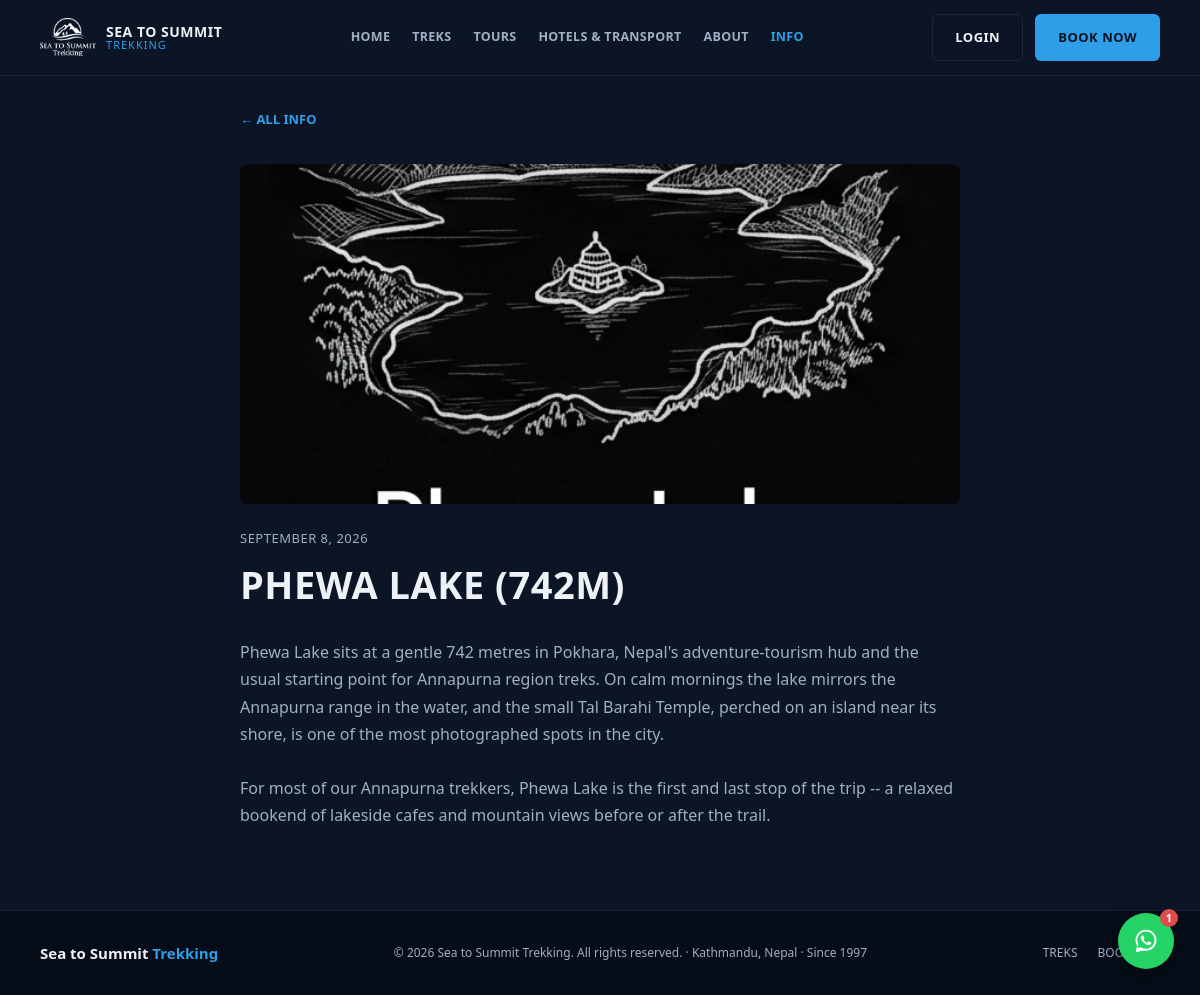
Page /post-detail.php?slug=phewa-lake on the committed database.
### tables this page shows
CREATE TABLE posts (
    id INT AUTO_INCREMENT PRIMARY KEY,
    slug VARCHAR(150) NOT NULL UNIQUE,
    title VARCHAR(200) NOT NULL,
    excerpt VARCHAR(300) DEFAULT NULL,
    body TEXT NOT NULL,
    image_url VARCHAR(255) DEFAULT NULL,
    is_published TINYINT(1) NOT NULL DEFAULT 1,
    published_at DATE NOT NULL,
    created_at TIMESTAMP DEFAULT CURRENT_TIMESTAMP
);

### config.php (called while the page is built, shortened)
<?php
function h($str) {
    return htmlspecialchars($str ?? '', ENT_QUOTES, 'UTF-8');
}

### post-detail.php (the view, shortened to what this page needs)
<?php
require_once 'config.php';
$slug = $_GET['slug'] ?? '';
$stmt = $conn->prepare("SELECT * FROM posts WHERE slug = ? AND is_published = 1");
$stmt->bind_param('s', $slug);
$stmt->execute();
$post = $stmt->get_result()->fetch_assoc();
?>
<?php include 'includes/header.php'; ?>
<div class="detail-wrap" style="max-width:800px;">
    <a href="info.php" class="breadcrumb">&larr; ALL INFO</a>
    <?php if ($post['image_url']): ?>
        <div class="detail-gallery-main" style="height:340px;margin-top:20px;margin-bottom:24px;">
            <img src="<?= h($post['image_url']) ?>" alt="<?= h($post['title']) ?>">
        </div>
    <?php endif; ?>
    <div class="detail-top-meta"><?= date('F j, Y', strtotime($post['published_at'])) ?></div>
    <h1 style="font-size:38px;margin-bottom:24px;"><?= h($post['title']) ?></h1>
    <div class="rich-content" style="font-size:16px;">
        <?= nl2br($post['body']) ?>
    </div>
</div>
<?php include 'includes/footer.php'; ?>

### assets/css/style.css (style rules this page uses)
:root { --navy: #0b1526; --navy-2: #101d33; --navy-3: #16233b; --blue: #2f9ee8; --blue-dark: #1e6fb3; --red: #e04b4b; --text-light: #eef2f7; --text-muted: #9fb0c3; --border: rgba(255,255,255,0.08); --radius: 6px; }
* { box-sizing: border-box; }
body { margin: 0; font-family: 'Segoe UI', Arial, sans-serif; background: var(--navy); color: var(--text-light); line-height: 1.6; }
a { text-decoration: none; color: inherit; }
img { max-width: 100%; display: block; }
h1, h2, h3, h4 { font-family: 'Segoe UI', Arial, sans-serif; font-weight: 800; text-transform: uppercase; letter-spacing: 0.5px; margin: 0; }
.breadcrumb { color: var(--blue); font-size: 13px; font-weight: 600; margin-bottom: 14px; display: inline-block; }
.detail-wrap { max-width: 1200px; margin: 0 auto; padding: 30px 40px 80px; }
.detail-gallery-main { position: relative; border-radius: 8px; overflow: hidden; height: 460px; }
.detail-gallery-main img { width: 100%; height: 100%; object-fit: cover; }
.detail-top-meta { color: var(--text-muted); font-size: 13px; letter-spacing: 0.5px; margin-bottom: 6px; text-transform: uppercase; }
.rich-content { color: var(--text-muted); font-size: 15px; line-height: 1.7; text-transform: none; }

### rows in the picture
posts: image_url (picture), published_at "SEPTEMBER 8, 2026", title "PHEWA LAKE (742M)", body "Phewa Lake sits at a gentle 742 metres in Pokhara, Nepal's adventure-tourism hub and the usual starting point for Annapurna region treks. On calm mornings the lake mirrors the Annapurna range in the water, and the small Tal Barahi Temple, perched on an island near its shore, is one of the most photographed spots in the city. For most of our Annapurna trekkers, Phewa Lake is the first and last stop of the trip -- a relaxed bookend of lakeside cafes and mountain views before or after the trail."

### other values in the picture
get_setting('site_name', 'Sea to Summit') "SEA TO SUMMIT"
get_setting('site_name_sub', 'Trekking') "TREKKING"
get_setting('site_name', 'Sea to Summit') "Sea to Summit"
get_setting('site_name_sub', 'Trekking') "Trekking"
get_setting('footer_extra', 'Kathmandu, Nepal &middot; Since 1997') "Kathmandu, Nepal · Since 1997"
